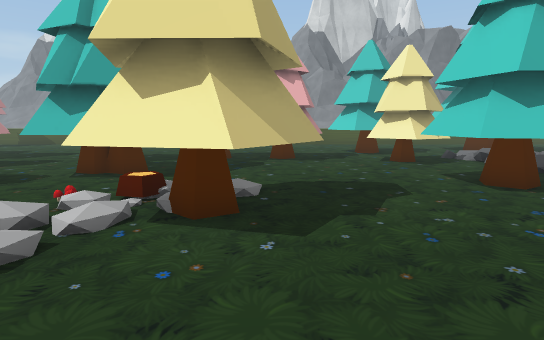
View 1 (above)

23 first-person views from a walk through a 3-D level made in the Unity game engine. The camera is 1.3 m above the floor, tilts 8° down and sees 80° across. The floor is counted in squares, 1 m on a side. Each view is taken from the middle of a square. On the plan, view 1 faces up. The plan holds only what a view shows up to about 14 squares ahead; the rest is blank. The place goes on beyond the plan. The player is left out. Some animated figures are left out. Some surface patterns are stand-ins.

View 2
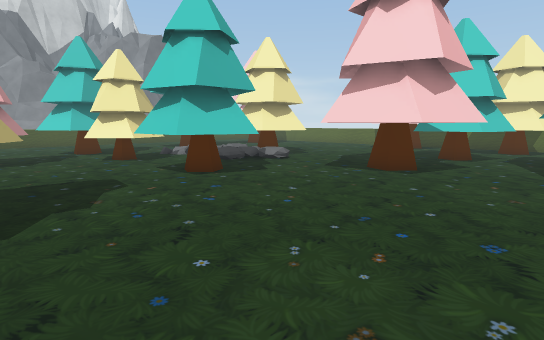

View 3
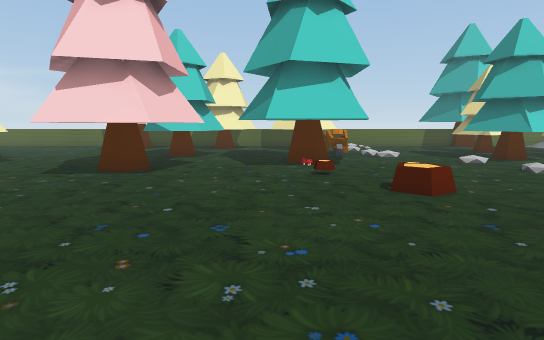

View 4
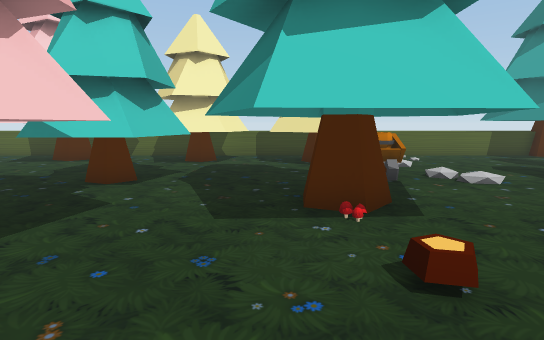

View 5
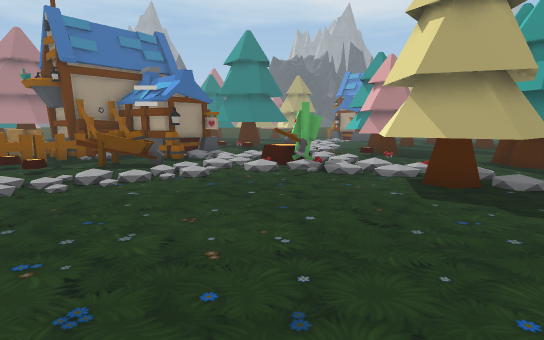

View 6
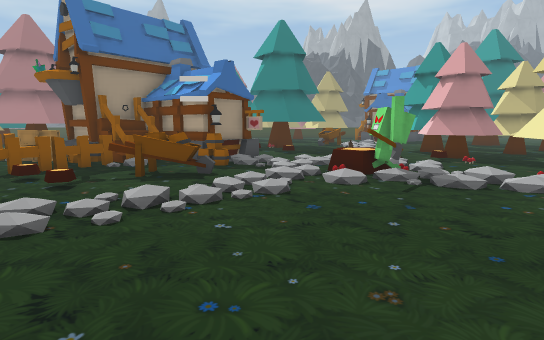

View 7
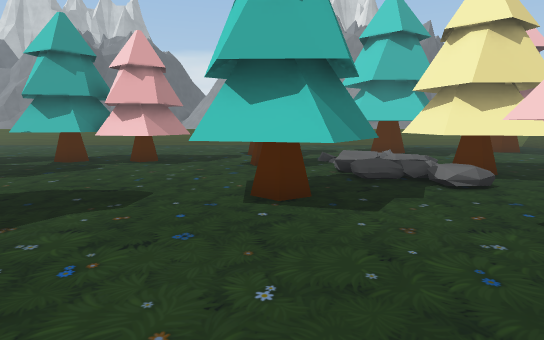

View 8
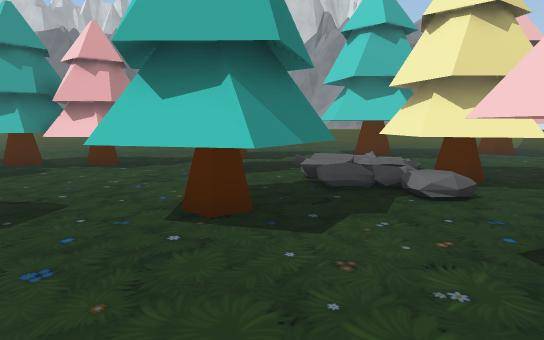

View 9
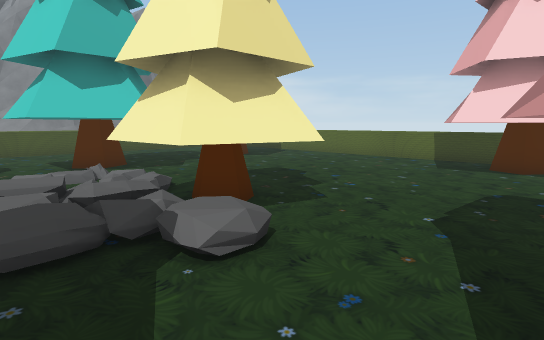

View 10
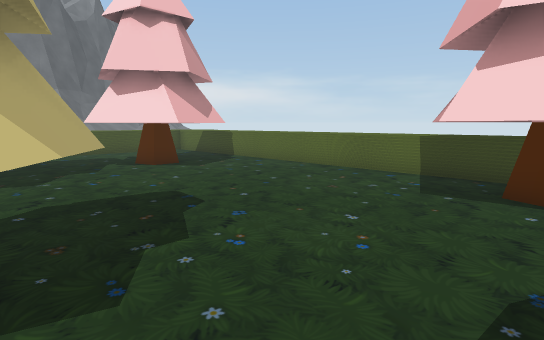

View 11
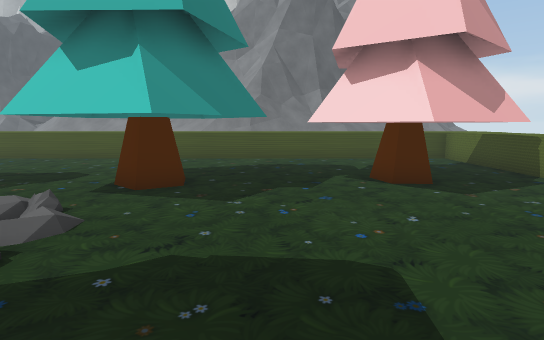

View 12
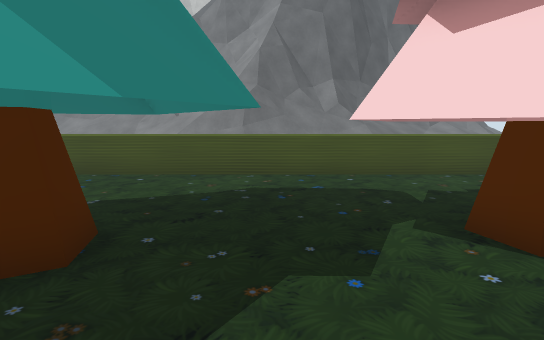

View 13
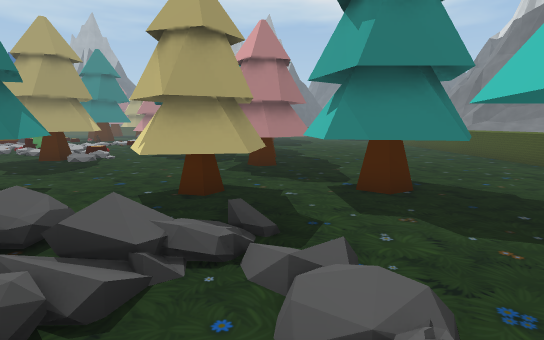

View 14
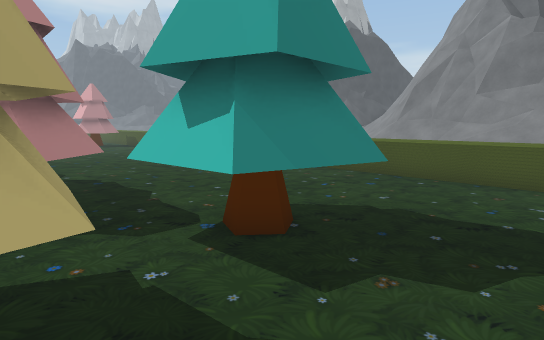

View 15
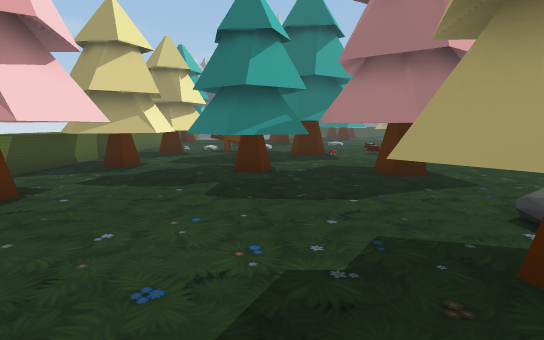

View 16
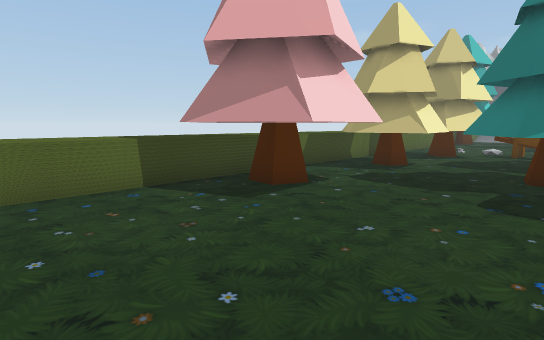

View 17
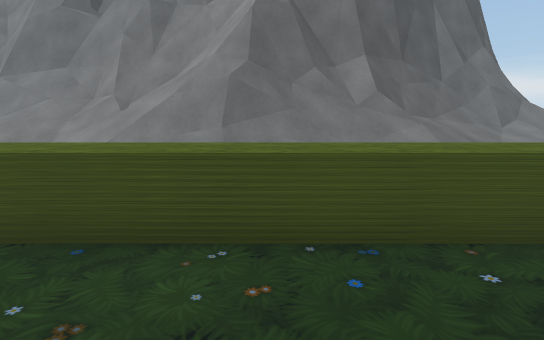

View 18
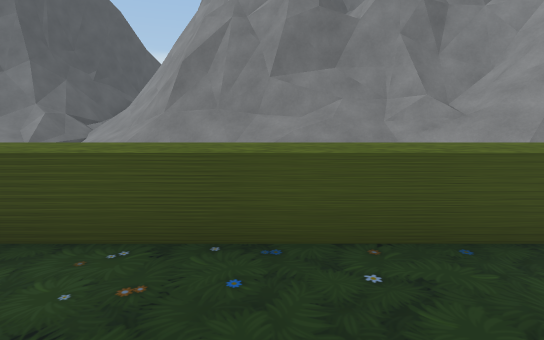

View 19
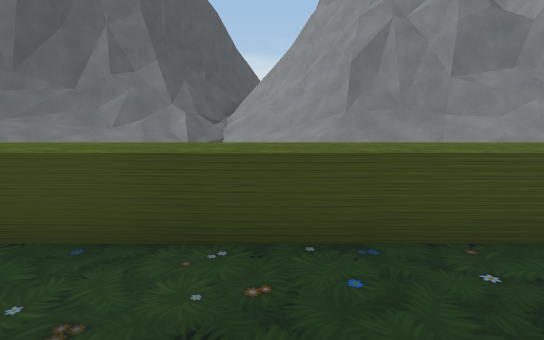

View 20
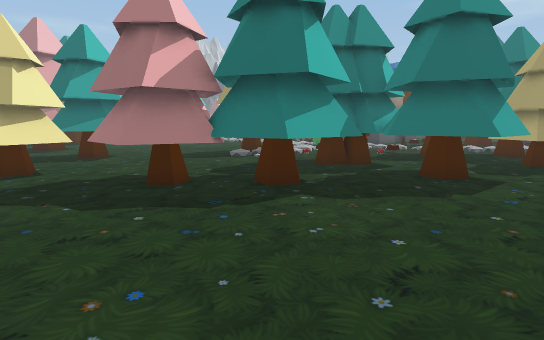

View 21
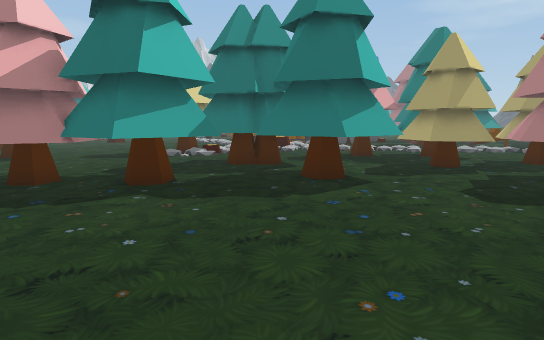

View 22
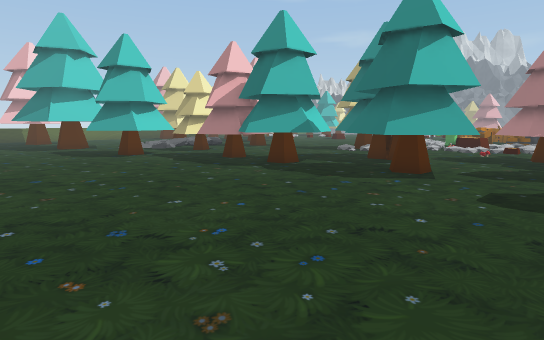

View 23
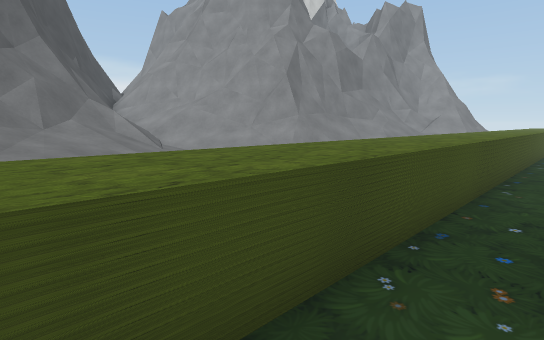

### Floor plan
Key: @ floor where view 1 was taken; # wall or solid block; . main floor; : floor 0.25 m higher than the main floor; + floor 0.5 m higher than the main floor; / step, stairs or slope; = window, fence, low wall or low ledge; ^ raised ledge; v drop or lower ground; T tree; M mushroom; W wheel; B barrel; A axe; H house; F fence; O other object.
Columns run from 10 left of view 1 to 21 right of it. Each row starts with its distance up from view 1.
 32 ###=////==^
 31 #==//////=#                    #
 30 =////////=#^^##             ####
 29 /////   //===##########    ###/=
 28 ///      /=#///===##########=///
 27             //////==/=###===///
 26                  ////###/////
 25                    //===////
 24
 23 ^^^^^^^^^^^^^^^^^^^^^^^^^^^^^^^
 22 ^^^^^^^^^^^^^^^^^^^^^^^^^^^^^^^^
 21 ..............................^
 20 ..............................^^
 19 .........................TT...^^
 18 ...................TTT...TTTT.^
 17 ..............TT..T.TTT.TTTTT.^
 16 .............TTTT.T.TTTTTTT.T.^
 15 .............TTTT.TT..T..TTT..^
 14 ....T..TTTTT.TTTT..TTT........^^
 13 O..TTTTTTTTTT.TTT.///.........^
 12 ..TTTTTTTTTT.TTTT////.........^^
 11 T.TTTTTTTT.T..TTT./TT ........^^
 10 TT. TTT T......T.+:TTTT.......^^
  9 TT..TTT ........T.+TTTT......T^^
  8 TTT.TTTT......TTT..TTT.....TTTT^
  7 TTT......T....TTTT........TTTT#^
  6 TTTO....TTT...TTT..........TT #^
  5 TTT...M/TTTT....T.TTTT.....TT T^
  4  ..././/TTT.......TTTTTTT....T^
  3    :/O//.T........TTTTT  T.TTT^
  2     ^OOA..........TTTTTTTTTTTTT^
  1    .^O=A............T..TT.TTTT^^
  0  .:.  ....@..........TTT...TT ^
 -1  .....:.:..........TT..T...TT ^
 -2  HH:..../..........TMTTTT.TTT ^
 -3  HHB.BB.///.........TTTT .TTT
 -4 HHH .OO..//. ...O...TTTTBBW
 -5 HHH..WW..//   .........././
 -6 HHHFF.....     ......../..... ^
 -7 HHH.FF..         .............^
 -8  HHv FF           .../O.......^

Where each view was taken, in squares from view 1:
view 1: 0 up, 0 right, facing up
view 2: 1 down, 0 right, facing up-right
view 3: 1 down, 0 right, facing right
view 4: 1 down, 6 right, facing right
view 5: 1 up, 6 right, facing left
view 6: 1 down, 4 right, facing left
view 7: 1 up, 5 right, facing up
view 8: 2 up, 6 right, facing up
view 9: 5 up, 7 right, facing up-right
view 10: 6 up, 11 right, facing up-right
view 11: 9 up, 13 right, facing up
view 12: 13 up, 13 right, facing up
view 13: 13 up, 11 right, facing left
view 14: 12 up, 8 right, facing up-left
view 15: 12 up, 13 right, facing down
view 16: 12 up, 13 right, facing down-right
view 17: 18 up, 13 right, facing up
view 18: 18 up, 4 right, facing up
view 19: 18 up, 2 left, facing up
view 20: 20 up, 2 left, facing down
view 21: 20 up, 5 left, facing down
view 22: 21 up, 10 left, facing down-right
view 23: 20 up, 10 left, facing up-right
